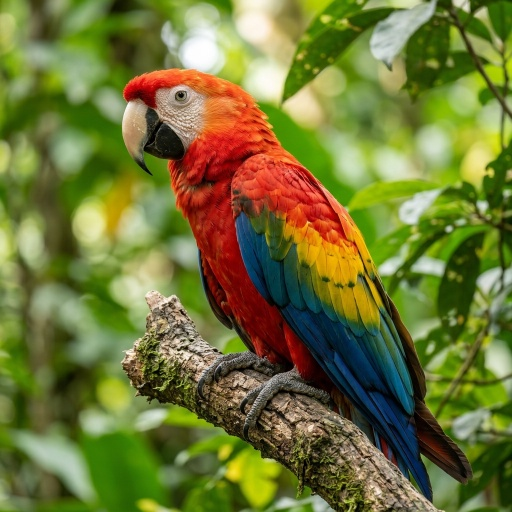
#> input picture DIP/sample.jpeg, 512 x 512 px
$ python gamma_transformation.py
#> lines starting #> are read from the running program, lines starting #| are printed output that depends on the picture
# Question 10: Power-law (gamma) transformation for different gamma values
import cv2
import numpy as np
import matplotlib.pyplot as plt

# Read image
img = cv2.imread("sample.jpeg")
#> img is the input picture: shape (512, 512, 3); mean B, G, R 54.9, 117.7, 112.9

# Convert BGR to RGB
img = cv2.cvtColor(img, cv2.COLOR_BGR2RGB)

# Normalize image to range [0,1]
img_norm = img / 255.0

# Different gamma values
gamma_values = [0.5, 1.0, 2.0]

plt.figure(figsize=(15,5))

# Original image
plt.subplot(1,4,1)
plt.imshow(img)
plt.title("Original")
plt.axis("off")

# Apply gamma correction
for i, gamma in enumerate(gamma_values):
    gamma_img = np.power(img_norm, gamma) #Apply Power Law (Output=Input^γ)
    gamma_img = np.uint8(gamma_img * 255) #Convert Back to 0–255 Range

#Displays each transformed image.
    plt.subplot(1,4,i+2)
    plt.imshow(gamma_img)
    plt.title(f"Gamma = {gamma}")
    plt.axis("off")
#> this loop made 3 passes
#> pass 1, `gamma_img = np.power(img_norm, gamma)`:
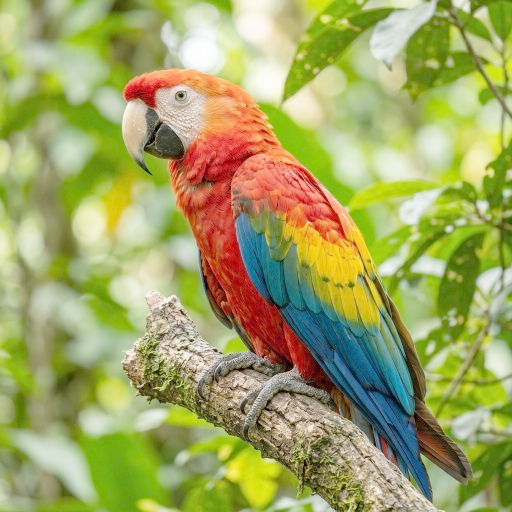
#> gamma_img: shape (512, 512, 3) float64; mean R, G, B 0.634, 0.65, 0.39
#Prevents titles and images from overlapping.
plt.tight_layout()
plt.show()
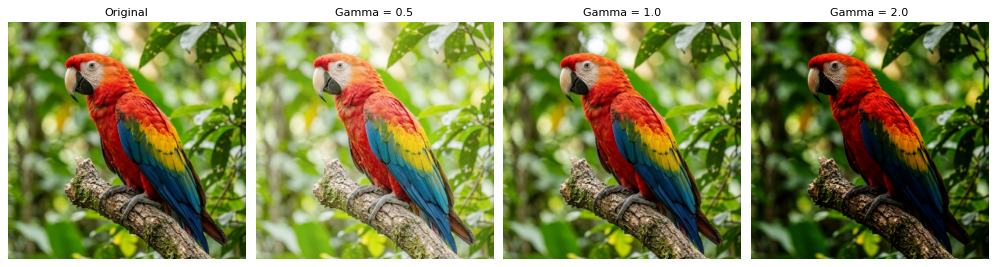
#> figure drawn by matplotlib, 4 panels

$ run again, with DIP/image1.jpg copied over DIP/sample.jpeg
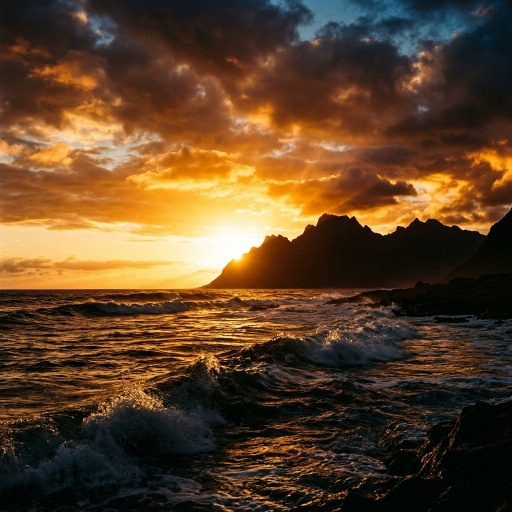
#> input picture DIP/image1.jpg, 512 x 512 px
#> img is the input picture: shape (512, 512, 3); mean B, G, R 39.2, 66, 93.1
#> the loop `for i, gamma in enumerate(gamma_values):` made 3 passes
#> pass 1, `gamma_img = np.power(img_norm, gamma)`:
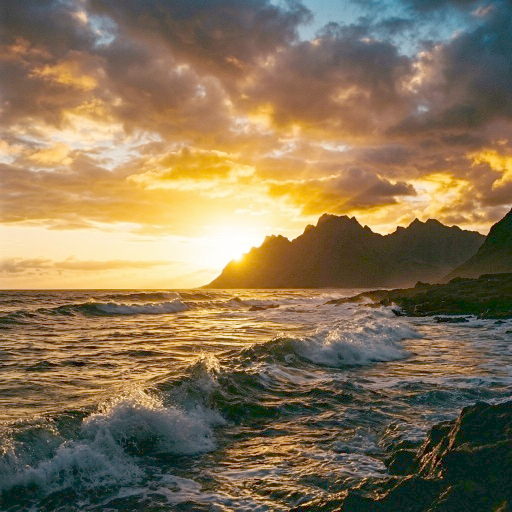
#> gamma_img: shape (512, 512, 3) float64; mean R, G, B 0.532, 0.457, 0.341
#> `plt.show()`:
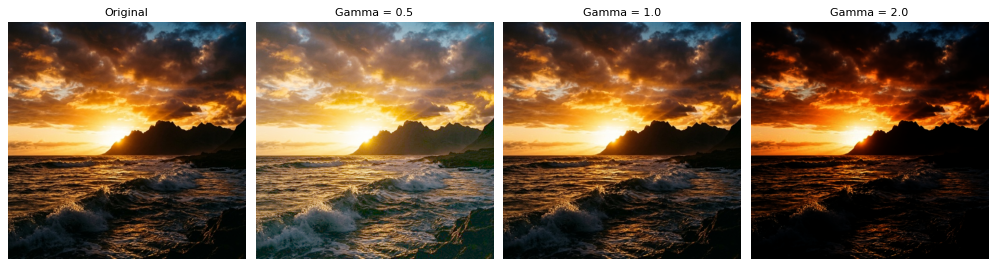
#> figure drawn by matplotlib, 4 panels
